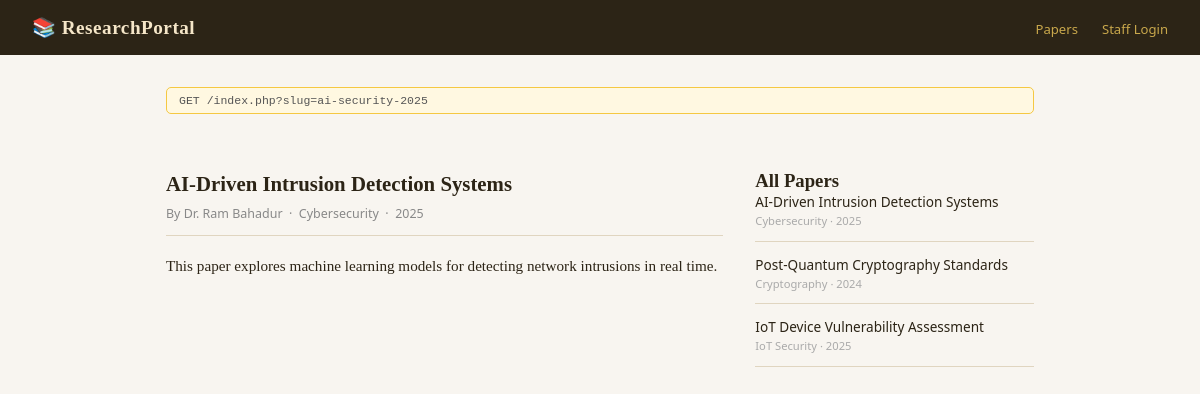
The page / on the database its author committed.
### tables this page shows
CREATE TABLE papers_n5k (
    id INT AUTO_INCREMENT PRIMARY KEY,
    slug VARCHAR(120) UNIQUE,
    title VARCHAR(200),
    author VARCHAR(80),
    abstract TEXT,
    field VARCHAR(60),
    year INT
);

### web/index.php (the view, shortened to what this page needs)
<?php
$conn = new mysqli('examprep_epsilon_db','root','rootpass','research_db');
$slug = $_GET['slug'] ?? 'ai-security-2025';
$sql = "SELECT id, slug, title, author, abstract, field, year FROM papers_n5k WHERE slug='$slug'";
$result = $conn->query($sql);
$all = $conn->query("SELECT slug, title, field, year FROM papers_n5k");
?>
<!DOCTYPE html><html><head><meta charset="UTF-8"><title>ResearchPortal — Papers</title>
</head><body>
<header><h1>📚 ResearchPortal</h1><nav style="font-family:'Segoe UI',sans-serif;"><a href="index.php">Papers</a><a href="login.php">Staff Login</a></nav></header>
<div class="container">
  <div class="url-bar">GET /index.php?slug=<?php echo htmlspecialchars($slug); ?></div>
  <main class="paper">
    <?php if($result&&$result->num_rows>0): while($r=$result->fetch_assoc()): ?>
    <h2><?php echo $r['title']; ?></h2>
    <div class="meta">By <?php echo $r['author']; ?> &nbsp;·&nbsp; <?php echo $r['field']; ?> &nbsp;·&nbsp; <?php echo $r['year']; ?></div>
    <div class="abstract"><?php echo $r['abstract']; ?></div>
    <?php endwhile; else: ?>
    <p class="no-result">Paper not found: <?php echo htmlspecialchars($slug); ?></p>
    <?php endif; ?>
  </main>
  <aside>
    <h3>All Papers</h3>
    <ul class="paper-list">
      <?php while($p=$all->fetch_assoc()): ?>
      <li><a href="index.php?slug=<?php echo urlencode($p['slug']); ?>"><?php echo $p['title']; ?></a><div class="field"><?php echo $p['field']; ?> · <?php echo $p['year']; ?></div></li>
      <?php endwhile; ?>
    </ul>
  </aside>
</div>
</body></html>

### web/index.php (style rules this page uses)
* { margin:0;padding:0;box-sizing:border-box; }
body { font-family:Georgia,serif;background:#f8f5f0;color:#2c2416; }
header { background:#2c2416;color:#f5e6c8;padding:1rem 2rem;display:flex;justify-content:space-between;align-items:center; }
header h1 { font-size:1.2rem;letter-spacing:0.5px; }
header nav a { color:#c9a84c;text-decoration:none;margin-left:1.5rem;font-size:0.82rem;font-family:'Segoe UI',sans-serif; }
.container { max-width:900px;margin:2rem auto;padding:0 1rem;display:grid;grid-template-columns:2fr 1fr;gap:2rem; }
.url-bar { font-family:monospace;font-size:0.72rem;background:#fff8e1;border:1px solid #f5c842;padding:6px 12px;border-radius:5px;margin-bottom:1.5rem;color:#555;grid-column:1/-1; }
.paper h2 { font-size:1.3rem;line-height:1.3;margin-bottom:0.5rem; }
.meta { font-size:0.78rem;color:#888;font-family:'Segoe UI',sans-serif;margin-bottom:1rem;border-bottom:1px solid #e0d5c0;padding-bottom:0.8rem; }
.abstract { line-height:1.8;font-size:0.95rem; }
.paper-list { list-style:none; }
.paper-list li { margin-bottom:0.8rem;padding-bottom:0.8rem;border-bottom:1px solid #e0d5c0; }
.paper-list a { color:#2c2416;text-decoration:none;font-size:0.85rem;font-family:'Segoe UI',sans-serif; }
.paper-list .field { font-size:0.7rem;color:#aaa;font-family:'Segoe UI',sans-serif;margin-top:2px; }

### rows shown on the page
papers_n5k: title "AI-Driven Intrusion Detection Systems", author "Dr. Ram Bahadur", field "Cybersecurity", year "2025", abstract "This paper explores machine learning models for detecting network intrusions in real time."
papers_n5k: title "Post-Quantum Cryptography Standards", field "Cryptography", year "2024"
papers_n5k: title "IoT Device Vulnerability Assessment", field "IoT Security", year "2025"

### other values the page prints
$slug "ai-security-2025"
